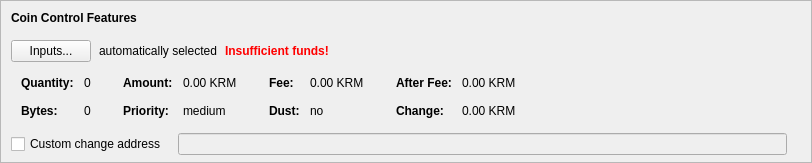
    <widget class="QFrame" name="frameCoinControl">
     <property name="sizePolicy">
      <sizepolicy hsizetype="Expanding" vsizetype="Expanding">
       <horstretch>0</horstretch>
       <verstretch>0</verstretch>
      </sizepolicy>
     </property>
     <property name="maximumSize">
      <size>
       <width>16777215</width>
       <height>16777215</height>
      </size>
     </property>
     <property name="frameShape">
      <enum>QFrame::StyledPanel</enum>
     </property>
     <property name="frameShadow">
      <enum>QFrame::Sunken</enum>
     </property>
     <layout class="QVBoxLayout" name="verticalLayoutCoinControl2">
      <property name="spacing">
       <number>0</number>
      </property>
      <property name="leftMargin">
       <number>0</number>
      </property>
      <property name="topMargin">
       <number>0</number>
      </property>
      <property name="rightMargin">
       <number>0</number>
      </property>
      <property name="bottomMargin">
       <number>6</number>
      </property>
      <item>
       <layout class="QVBoxLayout" name="verticalLayoutCoinControl" stretch="0,0,0,0,1">
        <property name="spacing">
         <number>0</number>
        </property>
        <property name="leftMargin">
         <number>10</number>
        </property>
        <property name="topMargin">
         <number>10</number>
        </property>
        <item>
         <layout class="QHBoxLayout" name="horizontalLayoutCoinControl1">
          <property name="bottomMargin">
           <number>15</number>
          </property>
          <item>
           <widget class="QLabel" name="labelCoinControlFeatures">
            <property name="sizePolicy">
             <sizepolicy hsizetype="Preferred" vsizetype="Maximum">
              <horstretch>0</horstretch>
              <verstretch>0</verstretch>
             </sizepolicy>
            </property>
            <property name="font">
             <font>
              <weight>75</weight>
              <bold>true</bold>
             </font>
            </property>
            <property name="styleSheet">
             <string notr="true">font-weight:bold;</string>
            </property>
            <property name="text">
             <string>Coin Control Features</string>
            </property>
           </widget>
          </item>
         </layout>
        </item>
        <item>
         <layout class="QHBoxLayout" name="horizontalLayoutCoinControl2" stretch="0,0,0,0">
          <property name="spacing">
           <number>8</number>
          </property>
          <property name="bottomMargin">
           <number>10</number>
          </property>
          <item>
           <widget class="QPushButton" name="pushButtonCoinControl">
            <property name="styleSheet">
             <string notr="true"/>
            </property>
            <property name="text">
             <string>Inputs...</string>
            </property>
            <property name="autoDefault">
             <bool>false</bool>
            </property>
           </widget>
          </item>
          <item>
           <widget class="QLabel" name="labelCoinControlAutomaticallySelected">
            <property name="text">
             <string>automatically selected</string>
            </property>
            <property name="margin">
             <number>5</number>
            </property>
           </widget>
          </item>
          <item>
           <widget class="QLabel" name="labelCoinControlInsuffFunds">
            <property name="font">
             <font>
              <weight>75</weight>
              <bold>true</bold>
             </font>
            </property>
            <property name="styleSheet">
             <string notr="true">color:red;font-weight:bold;</string>
            </property>
            <property name="text">
             <string>Insufficient funds!</string>
            </property>
            <property name="margin">
             <number>5</number>
            </property>
           </widget>
          </item>
          <item>
           <spacer name="horizontalSpacerCoinControl">
            <property name="orientation">
             <enum>Qt::Horizontal</enum>
            </property>
            <property name="sizeHint" stdset="0">
             <size>
              <width>40</width>
              <height>1</height>
             </size>
            </property>
           </spacer>
          </item>
         </layout>
        </item>
        <item>
         <widget class="QWidget" name="widgetCoinControl" native="true">
          <property name="sizePolicy">
           <sizepolicy hsizetype="Preferred" vsizetype="Preferred">
            <horstretch>0</horstretch>
            <verstretch>0</verstretch>
           </sizepolicy>
          </property>
          <property name="minimumSize">
           <size>
            <width>0</width>
            <height>0</height>
           </size>
          </property>
          <property name="styleSheet">
           <string notr="true"/>
          </property>
          <layout class="QHBoxLayout" name="horizontalLayoutCoinControl5">
           <property name="leftMargin">
            <number>0</number>
           </property>
           <property name="topMargin">
            <number>0</number>
           </property>
           <property name="rightMargin">
            <number>0</number>
           </property>
           <property name="bottomMargin">
            <number>0</number>
           </property>
           <item>
            <layout class="QHBoxLayout" name="horizontalLayoutCoinControl3" stretch="0,0,0,1">
             <property name="spacing">
              <number>20</number>
             </property>
             <property name="topMargin">
              <number>0</number>
             </property>
             <property name="bottomMargin">
              <number>10</number>
             </property>
             <item>
              <layout class="QFormLayout" name="formLayoutCoinControl1">
               <property name="horizontalSpacing">
                <number>10</number>
               </property>
               <property name="verticalSpacing">
                <number>14</number>
               </property>
               <property name="leftMargin">
                <number>10</number>
               </property>
               <property name="topMargin">
                <number>4</number>
               </property>
               <property name="rightMargin">
                <number>6</number>
               </property>
               <item row="0" column="0">
                <widget class="QLabel" name="labelCoinControlQuantityText">
                 <property name="font">
                  <font>
                   <weight>75</weight>
                   <bold>true</bold>
                  </font>
                 </property>
                 <property name="text">
                  <string>Quantity:</string>
                 </property>
                 <property name="margin">
                  <number>0</number>
                 </property>
                </widget>
               </item>
               <item row="0" column="1">
                <widget class="QLabel" name="labelCoinControlQuantity">
                 <property name="cursor">
                  <cursorShape>IBeamCursor</cursorShape>
                 </property>
                 <property name="contextMenuPolicy">
                  <enum>Qt::ActionsContextMenu</enum>
                 </property>
                 <property name="text">
                  <string notr="true">0</string>
                 </property>
                 <property name="margin">
                  <number>0</number>
                 </property>
                 <property name="textInteractionFlags">
                  <set>Qt::LinksAccessibleByMouse|Qt::TextSelectableByKeyboard|Qt::TextSelectableByMouse</set>
                 </property>
                </widget>
               </item>
               <item row="1" column="0">
                <widget class="QLabel" name="labelCoinControlBytesText">
                 <property name="font">
                  <font>
                   <weight>75</weight>
                   <bold>true</bold>
                  </font>
                 </property>
                 <property name="text">
                  <string>Bytes:</string>
                 </property>
                </widget>
               </item>
               <item row="1" column="1">
                <widget class="QLabel" name="labelCoinControlBytes">
                 <property name="cursor">
                  <cursorShape>IBeamCursor</cursorShape>
                 </property>
                 <property name="contextMenuPolicy">
                  <enum>Qt::ActionsContextMenu</enum>
                 </property>
                 <property name="text">
                  <string notr="true">0</string>
                 </property>
                 <property name="textInteractionFlags">
                  <set>Qt::LinksAccessibleByMouse|Qt::TextSelectableByKeyboard|Qt::TextSelectableByMouse</set>
                 </property>
                </widget>
               </item>
              </layout>
             </item>
             <item>
              <layout class="QFormLayout" name="formLayoutCoinControl2">
               <property name="horizontalSpacing">
                <number>10</number>
               </property>
               <property name="verticalSpacing">
                <number>14</number>
               </property>
               <property name="leftMargin">
                <number>6</number>
               </property>
               <property name="topMargin">
                <number>4</number>
               </property>
               <property name="rightMargin">
                <number>6</number>
               </property>
               <item row="0" column="0">
                <widget class="QLabel" name="labelCoinControlAmountText">
                 <property name="font">
                  <font>
                   <weight>75</weight>
                   <bold>true</bold>
                  </font>
                 </property>
                 <property name="text">
                  <string>Amount:</string>
                 </property>
                 <property name="margin">
                  <number>0</number>
                 </property>
                </widget>
               </item>
               <item row="0" column="1">
                <widget class="QLabel" name="labelCoinControlAmount">
                 <property name="cursor">
                  <cursorShape>IBeamCursor</cursorShape>
                 </property>
                 <property name="contextMenuPolicy">
                  <enum>Qt::ActionsContextMenu</enum>
                 </property>
                 <property name="text">
                  <string notr="true">0.00 KRM</string>
                 </property>
                 <property name="textInteractionFlags">
                  <set>Qt::LinksAccessibleByMouse|Qt::TextSelectableByKeyboard|Qt::TextSelectableByMouse</set>
                 </property>
                </widget>
               </item>
               <item row="1" column="0">
                <widget class="QLabel" name="labelCoinControlPriorityText">
                 <property name="font">
                  <font>
                   <weight>75</weight>
                   <bold>true</bold>
                  </font>
                 </property>
                 <property name="text">
                  <string>Priority:</string>
                 </property>
                </widget>
               </item>
               <item row="1" column="1">
                <widget class="QLabel" name="labelCoinControlPriority">
                 <property name="cursor">
                  <cursorShape>IBeamCursor</cursorShape>
                 </property>
                 <property name="contextMenuPolicy">
                  <enum>Qt::ActionsContextMenu</enum>
                 </property>
                 <property name="text">
                  <string>medium</string>
                 </property>
                 <property name="textInteractionFlags">
                  <set>Qt::LinksAccessibleByMouse|Qt::TextSelectableByKeyboard|Qt::TextSelectableByMouse</set>
                 </property>
                </widget>
               </item>
              </layout>
             </item>
             <item>
              <layout class="QFormLayout" name="formLayoutCoinControl3">
               <property name="horizontalSpacing">
                <number>10</number>
               </property>
               <property name="verticalSpacing">
                <number>14</number>
               </property>
               <property name="leftMargin">
                <number>6</number>
               </property>
               <property name="topMargin">
                <number>4</number>
               </property>
               <property name="rightMargin">
                <number>6</number>
               </property>
               <item row="0" column="0">
                <widget class="QLabel" name="labelCoinControlFeeText">
                 <property name="font">
                  <font>
                   <weight>75</weight>
                   <bold>true</bold>
                  </font>
                 </property>
                 <property name="text">
                  <string>Fee:</string>
                 </property>
                 <property name="margin">
                  <number>0</number>
                 </property>
                </widget>
               </item>
               <item row="0" column="1">
                <widget class="QLabel" name="labelCoinControlFee">
                 <property name="cursor">
                  <cursorShape>IBeamCursor</cursorShape>
                 </property>
                 <property name="contextMenuPolicy">
                  <enum>Qt::ActionsContextMenu</enum>
                 </property>
                 <property name="text">
                  <string notr="true">0.00 KRM</string>
                 </property>
                 <property name="textInteractionFlags">
                  <set>Qt::LinksAccessibleByMouse|Qt::TextSelectableByKeyboard|Qt::TextSelectableByMouse</set>
                 </property>
                </widget>
               </item>
               <item row="1" column="0">
                <widget class="QLabel" name="labelCoinControlLowOutputText">
                 <property name="font">
                  <font>
                   <weight>75</weight>
                   <bold>true</bold>
                  </font>
                 </property>
                 <property name="text">
                  <string>Dust:</string>
                 </property>
                </widget>
               </item>
               <item row="1" column="1">
                <widget class="QLabel" name="labelCoinControlLowOutput">
                 <property name="cursor">
                  <cursorShape>IBeamCursor</cursorShape>
                 </property>
                 <property name="contextMenuPolicy">
                  <enum>Qt::ActionsContextMenu</enum>
                 </property>
                 <property name="text">
                  <string>no</string>
                 </property>
                 <property name="textInteractionFlags">
                  <set>Qt::LinksAccessibleByMouse|Qt::TextSelectableByKeyboard|Qt::TextSelectableByMouse</set>
                 </property>
                </widget>
               </item>
              </layout>
             </item>
             <item>
              <layout class="QFormLayout" name="formLayoutCoinControl4">
               <property name="horizontalSpacing">
                <number>10</number>
               </property>
               <property name="verticalSpacing">
                <number>14</number>
               </property>
               <property name="leftMargin">
                <number>6</number>
               </property>
               <property name="topMargin">
                <number>4</number>
               </property>
               <property name="rightMargin">
                <number>6</number>
               </property>
               <item row="0" column="0">
                <widget class="QLabel" name="labelCoinControlAfterFeeText">
                 <property name="font">
                  <font>
                   <weight>75</weight>
                   <bold>true</bold>
                  </font>
                 </property>
                 <property name="text">
                  <string>After Fee:</string>
                 </property>
                 <property name="margin">
                  <number>0</number>
                 </property>
                </widget>
               </item>
               <item row="0" column="1">
                <widget class="QLabel" name="labelCoinControlAfterFee">
                 <property name="cursor">
                  <cursorShape>IBeamCursor</cursorShape>
                 </property>
                 <property name="contextMenuPolicy">
                  <enum>Qt::ActionsContextMenu</enum>
                 </property>
                 <property name="text">
                  <string notr="true">0.00 KRM</string>
                 </property>
                 <property name="textInteractionFlags">
                  <set>Qt::LinksAccessibleByMouse|Qt::TextSelectableByKeyboard|Qt::TextSelectableByMouse</set>
                 </property>
                </widget>
               </item>
               <item row="1" column="0">
                <widget class="QLabel" name="labelCoinControlChangeText">
                 <property name="font">
                  <font>
                   <weight>75</weight>
                   <bold>true</bold>
                  </font>
                 </property>
                 <property name="text">
                  <string>Change:</string>
                 </property>
                </widget>
               </item>
               <item row="1" column="1">
                <widget class="QLabel" name="labelCoinControlChange">
                 <property name="cursor">
                  <cursorShape>IBeamCursor</cursorShape>
                 </property>
                 <property name="contextMenuPolicy">
                  <enum>Qt::ActionsContextMenu</enum>
                 </property>
                 <property name="text">
                  <string notr="true">0.00 KRM</string>
                 </property>
                 <property name="textInteractionFlags">
                  <set>Qt::LinksAccessibleByMouse|Qt::TextSelectableByKeyboard|Qt::TextSelectableByMouse</set>
                 </property>
                </widget>
               </item>
              </layout>
             </item>
            </layout>
           </item>
          </layout>
         </widget>
        </item>
        <item>
         <layout class="QHBoxLayout" name="horizontalLayoutCoinControl4" stretch="0,0,0">
          <property name="spacing">
           <number>12</number>
          </property>
          <property name="sizeConstraint">
           <enum>QLayout::SetDefaultConstraint</enum>
          </property>
          <property name="topMargin">
           <number>5</number>
          </property>
          <property name="rightMargin">
           <number>5</number>
          </property>
          <item>
           <widget class="QCheckBox" name="checkBoxCoinControlChange">
            <property name="toolTip">
             <string>If this is activated, but the change address is empty or invalid, change will be sent to a newly generated address.</string>
            </property>
            <property name="text">
             <string>Custom change address</string>
            </property>
           </widget>
          </item>
          <item>
           <widget class="QValidatedLineEdit" name="lineEditCoinControlChange">
            <property name="enabled">
             <bool>false</bool>
            </property>
            <property name="sizePolicy">
             <sizepolicy hsizetype="Expanding" vsizetype="Fixed">
              <horstretch>0</horstretch>
              <verstretch>0</verstretch>
             </sizepolicy>
            </property>
           </widget>
          </item>
          <item>
           <widget class="QLabel" name="labelCoinControlChangeLabel">
            <property name="sizePolicy">
             <sizepolicy hsizetype="Preferred" vsizetype="Expanding">
              <horstretch>0</horstretch>
              <verstretch>0</verstretch>
             </sizepolicy>
            </property>
            <property name="minimumSize">
             <size>
              <width>0</width>
              <height>0</height>
             </size>
            </property>
            <property name="text">
             <string/>
            </property>
            <property name="margin">
             <number>3</number>
            </property>
           </widget>
          </item>
         </layout>
        </item>
        <item>
         <spacer name="verticalSpacerCoinControl">
          <property name="orientation">
           <enum>Qt::Vertical</enum>
          </property>
          <property name="sizeHint" stdset="0">
           <size>
            <width>800</width>
            <height>1</height>
           </size>
          </property>
         </spacer>
        </item>
       </layout>
      </item>
     </layout>
    </widget>
